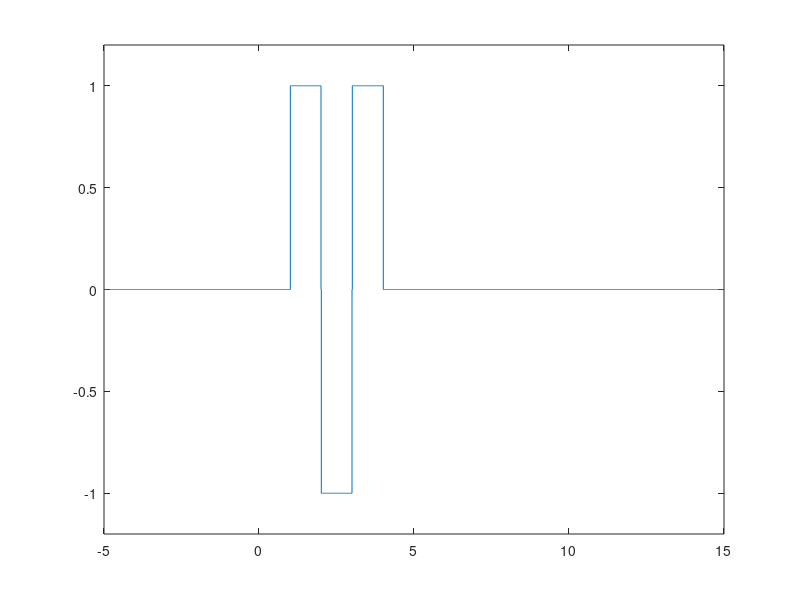

Write the MATLAB code that produced this figure.
Fs = 100;
   dt = 1/Fs;
   StartTime = -5;
   StopTime = 15;
   t = StartTime:dt:StopTime-dt;
   x = (t>1) - (t>2) + (t<2) - (t<3) + (t>3) - (t>4);
   figure;
   stairs(t,x);
   ylim([-1.2 1.2]);
